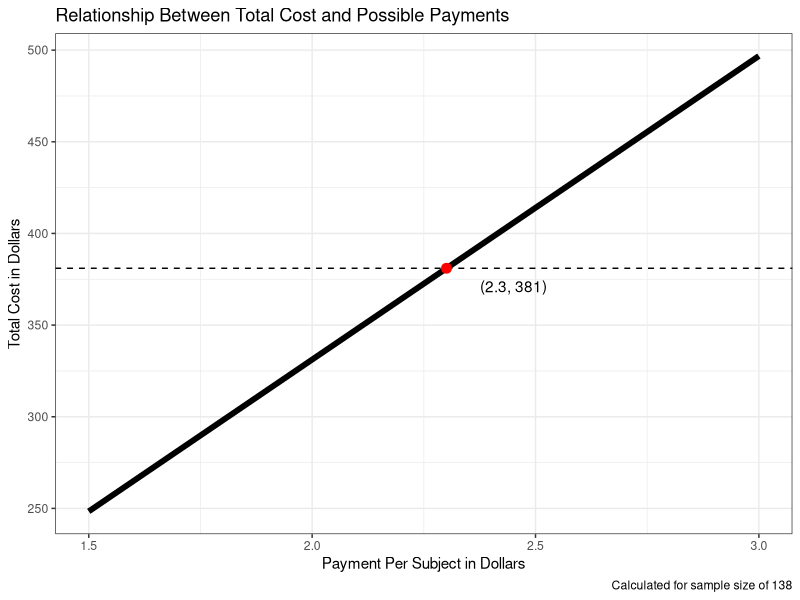
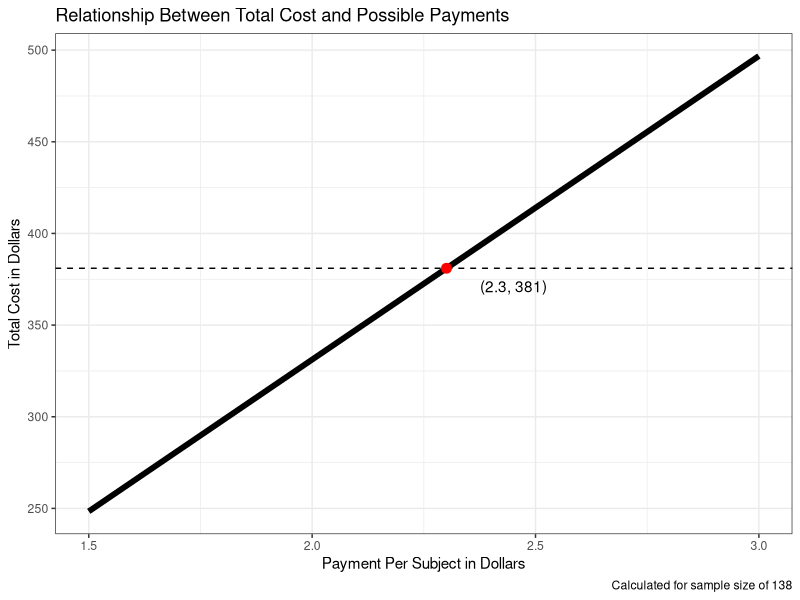

Source code (R) for these figures, in order:
library(tidyverse)

N <- 138

computeCost <- function(payment, N) {
	return(payment * N + (payment * N * 0.2))
}


d <- data.frame(payment = seq(1.5, 3, 0.1))
d$totalCost <- computeCost(d$payment, N)

m1 <- lm(totalCost ~ payment, data = d)
intercept <- m1$coefficients[1]
slope <- m1$coefficients[2]

d1 <- data.frame(targetPayment = 381 / slope, targetCost = 381)

ggplot(d, aes(x = payment, y = totalCost)) +
	geom_line(size = 2) +
	labs(
		title = 'Relationship Between Total Cost and Possible Payments',
		x = 'Payment Per Subject in Dollars',
		y = 'Total Cost in Dollars',
		caption = paste('Calculated for sample size of', N)) +
	geom_hline(yintercept = 381, linetype = 'dashed') +
	geom_point(data = d1, aes(x = targetPayment, y = targetCost), size = 3, color = 'red') +
	#annotate('text', data = d1, aes(x = targetPayment + 10, y = targetCost + 10), label = paste('(', round(d1$targetPayment[1], 2), ', ', d1$targetCost[1], ')', sep = '')) +
	geom_text(data = d1, aes(x = targetPayment, y = targetCost, label = paste('(', round(d1$targetPayment[1], 2), ', ', d1$targetCost[1], ')', sep = '')), hjust = -.5, vjust = 2) +
	theme_bw() 

ggsave('exp3Payments.png', width = 5.5, height = 3.5, units = 'in', dpi = 96)
